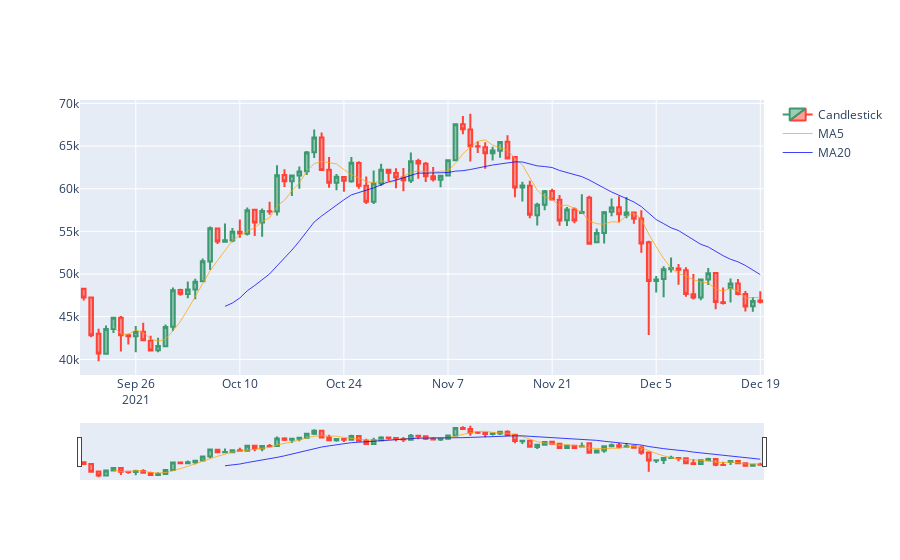

Write notebook code for a chart like this one.
### Code cell
fig = go.Figure()

candle = go.Candlestick(x=btcl_df.index, open=btcl_df['Open'],
    high=btcl_df['High'], low=btcl_df['Low'],
    close=btcl_df['Close'], name="Candlestick")

ma5_line = go.Scatter(x=btcl_df.index, y=btcl_df['MA5'], 
    line=dict(color='rgba(255,165,0, 0.75)', 
    width=1), name="MA5")

ma20_line = go.Scatter(x=btcl_df.index, y=btcl_df['MA20'], 
    line=dict(color='rgba(0, 0, 250, 0.75)', 
    width=1), name="MA20")

fig.add_trace(candle)
fig.add_trace(ma5_line)
fig.add_trace(ma20_line)

fig.show()

# We see here that we are in a down trend long term
